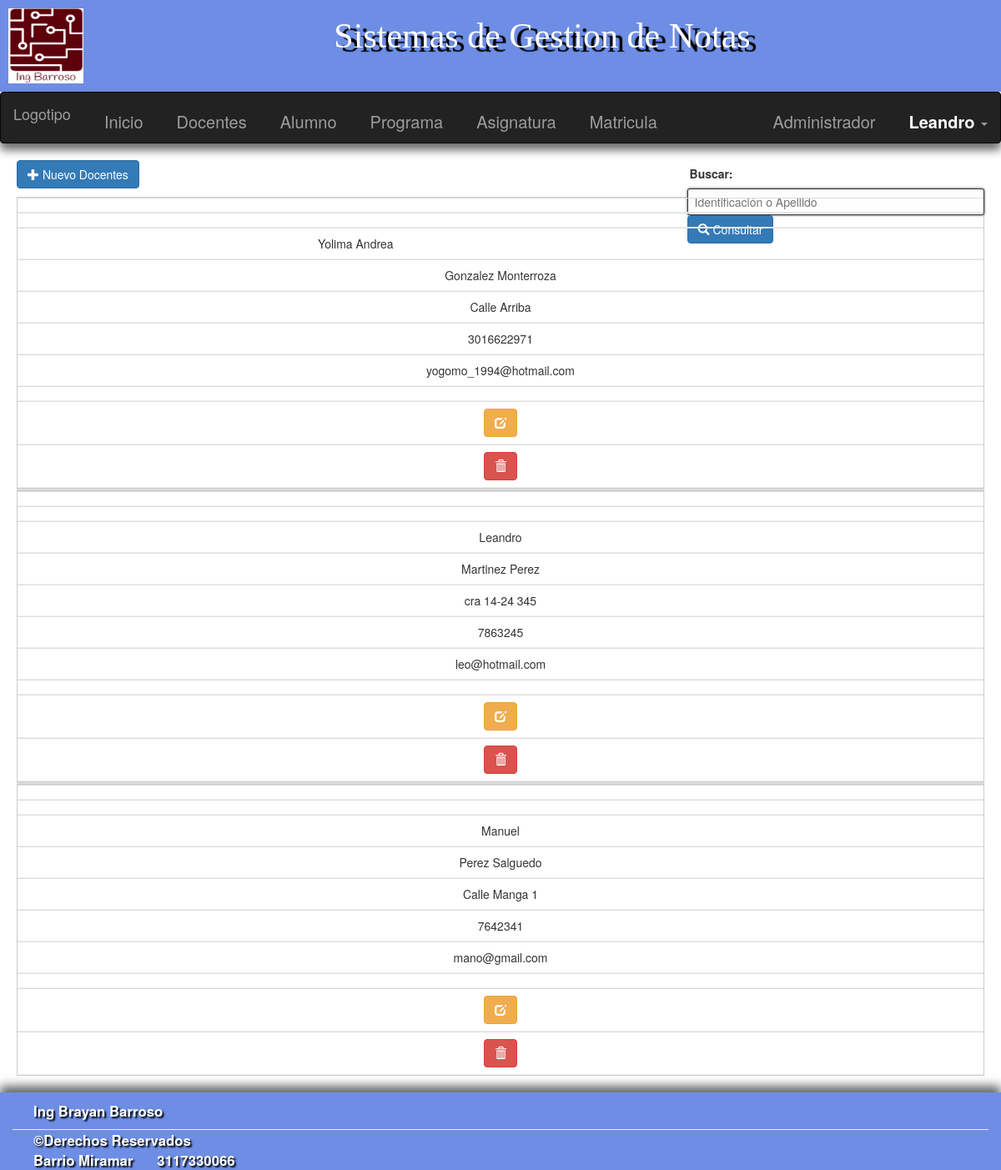
The page /Admin/Profesor/Profesor.php (signed in) on the database its author committed.
### tables this page shows
CREATE TABLE `profesor` (
  `Id` double NOT NULL,
  `Nombres` varchar(50) NOT NULL,
  `pApellido` varchar(25) NOT NULL,
  `sApellido` varchar(25) DEFAULT NULL,
  `Direccion` varchar(30) NOT NULL,
  `Telefono` double DEFAULT NULL,
  `Correo` varchar(30) DEFAULT NULL
);

### Admin/Profesor/Profesor.php (the view, shortened to what this page needs)
<!DOCTYPE html>
<html lang="es">
<head>
	<link rel="stylesheet" href="../../estilos/css/bootstrap.min.css">
	<link rel="stylesheet" href="../../estilos/css/estilo.css">
</head>
<body>
	<?php
	include("../header.php");
	?>
	<div class="contenido">
		<form action="Buscar.php" method="post" class="buscar">
			<label for="busca">Buscar:</label>
			<input type="text" id="busca" name="busca" placeholder="Identificación o Apellido">
			<button class="btn btn-primary"><span class="glyphicon glyphicon-search"></span> Consultar</button>
		</form>
		<button type="button" class="btn btn-primary mb-2" data-toggle="modal" data-target="#myModal">
			<span class="glyphicon glyphicon-plus"></span> Nuevo Docentes
		</button>
	</div>
	<?php
	include("../../Conexion/Conexion.php");
	$sql = "SELECT * FROM Profesor ORDER BY profesor.`pApellido` ";
	$result = $pdo->prepare($sql);
	$result->execute();
	$filas = $result->fetchAll();
	?>
	<div class="contenido">
		<table class="table table-hover">
			<?php
			foreach ($filas as $row) :
			?>
				<tbody>
					<tr>
						<td><?php echo $row['Tipo'];  ?></td>
						<td><?php echo $row['Doc']; ?></td>
						<td><?php echo $row['Nombres'];
								echo $row['Snom']; ?>
						</td>
						<td>
							<?php echo $row['pApellido'];
							echo $row['sApellido']; ?>
						</td>
						<td><?php echo $row['Direccion']; ?></td>
						<td><?php echo $row['Telefono']; ?></td>
						<td><?php echo $row['Correo']; ?></td>
						<td><?php echo $row['Usuario']; ?></td>
						<td>
							<a href="form-update.php?cc=<?php echo $row['Id']; ?>" class="btn btn-warning"><span class="glyphicon glyphicon-edit" aria-hidden="true"></span></a>
						</td>
						<td>
							<a href="delete.php?ced=<?php echo $row['Id']; ?>" class="btn btn-danger"><span class="glyphicon glyphicon-trash" aria-hidden="true"></span></a>
						</td>
					</tr>
				</tbody>
			<?php
			endforeach;
			?>
		</table>
	</div>
	<?php include("../footer.php"); ?>
</body>
</html>

### estilos/css/estilo.css (style rules this page uses)
body { margin: 0; padding: 0; box-sizing: border-box; }
.mb-2 { margin-bottom: 10px; }
.contenido { margin-left: 20px; margin-right: 20px; }
.contenido .buscar { float: right; }
.contenido .buscar label { width: auto; }
form label { width: 150px; margin-top: 3px; display: inline-block; padding: 3px; }
form input, select { border: 1px solid; border-radius: 3px; box-shadow: 0px 0px 3px, 0 10px 15px #fcfcfc inset; height: auto; width: 100%; padding: 5px 8px; -moz-transition: padding 0.25s; -webkit-transition: padding 0.25s; -o-transition: padding 0.25s; transition: padding 0.25s; }
table { width: 100%; border-collapse: collapse; }
tr:nth-of-type(odd) { background: #fff; }
td, th { padding: 6px; border: 1px solid #ccc; text-align: center; }
@media only screen and (max-width: 760px),
  (min-device-width: 768px) and (max-device-width: 1024px) { table, thead, tbody, th, td, tr { display: block; } }
@media only screen and (max-width: 760px),
  (min-device-width: 768px) and (max-device-width: 1024px) { tr { border: 1px solid #ccc; } }
@media only screen and (max-width: 760px),
  (min-device-width: 768px) and (max-device-width: 1024px) { td { border: none; border-bottom: 1px solid #eee; position: relative; padding-left: 50%; } }
@media only screen and (max-width: 760px),
  (min-device-width: 768px) and (max-device-width: 1024px) { td:before { position: absolute; top: 6px; left: 6px; width: 45%; padding-right: 10px; white-space: nowrap; } }

### rows shown on the page
profesor: Nombres "Yolima Andrea", pApellido "Gonzalez", sApellido "Monterroza", Direccion "Calle Arriba", Telefono "3016622971", Correo "yogomo_1994@hotmail.com"
profesor: Nombres "Leandro", pApellido "Martinez", sApellido "Perez", Direccion "cra 14-24 345", Telefono "7863245", Correo "leo@hotmail.com"
profesor: Nombres "Manuel", pApellido "Perez", sApellido "Salguedo", Direccion "Calle Manga 1", Telefono "7642341", Correo "mano@gmail.com"

### other values the page prints
$_SESSION['user_nombre'] "Leandro"
